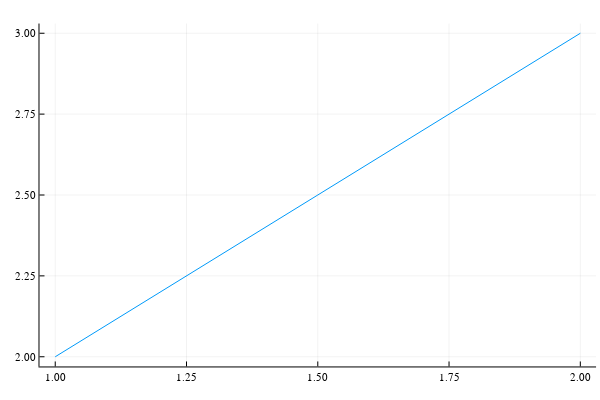

Notebook source saved alongside this figure:
### Markdown cell above
Thus, a translation will be written as a double reflection.

Let $\mathbf a$ be the translation vector, the translation rotor can be written as

$$
T_{\mathbf a} = \left(
1 + \frac{\mathbf n_\infty \mathbf a}{2}
\right) =\exp\left(
\frac{\mathbf n_\infty \mathbf a}{2}
\right).
$$

We then have:
$$
T_{\mathbf a} F(\mathbf x) \tilde{T_{\mathbf a}} = F(\mathbf x +\mathbf a).
$$

### Code cell
x = cl.e1 + 2cl.e2 + 0cl.e3
a = cl.e1 + cl.e2
Ta = exp(n∞*a/2)

x_t = Ta * F(x) * reverse(Ta)

p1 = scatter([x.e1],[x.e2])
p1 = scatter!([x_t.e1],[x_t.e2],
    framestyle=:zerolines,
    legend=false,
    aspect_ratio=1);
p1 = quiver([x.e1],[x.e2],quiver=([a.e1],[a.e2]))

### Figure 1 — Plotly figure (JSON) as saved in the notebook; plotly's stock layout.template omitted (floating-point values rounded to 4 significant figures)
{"data": [{"colorbar": {"len": 0.9525, "title": {"text": ""}, "x": 0.9934, "y": 0.5139}, "legendgroup": "", "line": {"color": "rgba(0, 154, 250, 1.000)", "dash": "solid", "shape": "linear", "width": 1}, "mode": "lines", "name": "", "showlegend": false, "type": "scatter", "x": [1, 2], "xaxis": "x", "y": [2, 3], "yaxis": "y", "zmax": null, "zmin": null}], "layout": {"annotations": [], "height": 400, "legend": {"bgcolor": "rgba(255, 255, 255, 1.000)", "bordercolor": "rgba(0, 0, 0, 1)", "borderwidth": 1, "font": {"color": "rgba(0, 0, 0, 1)", "family": "sans-serif", "size": 11}, "title": {"font": {"color": "rgba(0, 0, 0, 1)", "family": "sans-serif", "size": 15}, "text": ""}, "tracegroupgap": 0, "traceorder": "normal", "x": 1, "xanchor": "auto", "y": 1, "yanchor": "auto"}, "margin": {"b": 20, "l": 0, "r": 0, "t": 20}, "paper_bgcolor": "rgba(255, 255, 255, 1.000)", "plot_bgcolor": "rgba(255, 255, 255, 1.000)", "showlegend": true, "width": 600, "xaxis": {"anchor": "y", "domain": [0.06582, 0.9934], "gridcolor": "rgba(0, 0, 0, 0.1)", "gridwidth": 0.5, "linecolor": "rgba(0, 0, 0, 1)", "mirror": false, "range": [0.97, 2.03], "showgrid": true, "showline": true, "showticklabels": true, "tickangle": 0, "tickcolor": "rgb(0, 0, 0)", "tickfont": {"color": "rgba(0, 0, 0, 1)", "family": "sans-serif", "size": 11}, "tickmode": "array", "ticks": "inside", "ticktext": ["1.00", "1.25", "1.50", "1.75", "2.00"], "tickvals": [1, 1.25, 1.5, 1.75, 2], "title": {"font": {"color": "rgba(0, 0, 0, 1)", "family": "sans-serif", "size": 15}, "text": ""}, "type": "linear", "visible": true, "zeroline": false, "zerolinecolor": "rgba(0, 0, 0, 1)"}, "yaxis": {"anchor": "x", "domain": [0.03762, 0.9902], "gridcolor": "rgba(0, 0, 0, 0.1)", "gridwidth": 0.5, "linecolor": "rgba(0, 0, 0, 1)", "mirror": false, "range": [1.97, 3.03], "showgrid": true, "showline": true, "showticklabels": true, "tickangle": 0, "tickcolor": "rgb(0, 0, 0)", "tickfont": {"color": "rgba(0, 0, 0, 1)", "family": "sans-serif", "size": 11}, "tickmode": "array", "ticks": "inside", "ticktext": ["2.00", "2.25", "2.50", "2.75", "3.00"], "tickvals": [2, 2.25, 2.5, 2.75, 3], "title": {"font": {"color": "rgba(0, 0, 0, 1)", "family": "sans-serif", "size": 15}, "text": ""}, "type": "linear", "visible": true, "zeroline": false, "zerolinecolor": "rgba(0, 0, 0, 1)"}}}
